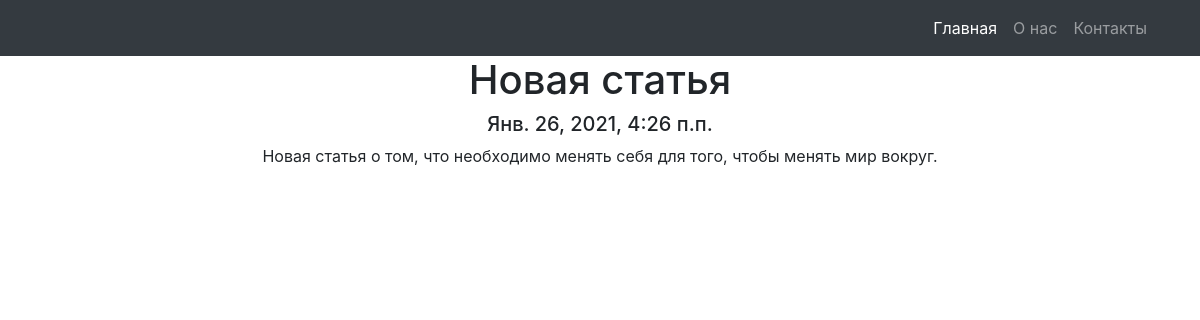
Screenshot of /news/10 with the database file from the repository.
### news/models.py (models this page shows, shortened)
class Post(models.Model):
    author = models.ForeignKey(Author, on_delete=models.CASCADE, verbose_name='Автор')
    NEWS = 'NW'
    ARTICLE = 'AR'
    POST_TYPES = [
        (NEWS, 'News'),
        (ARTICLE, 'Article'),
    ]
    type = models.CharField(max_length=2, choices=POST_TYPES, default=NEWS, verbose_name='Тип')
    created_time = models.DateTimeField(auto_now_add=True, verbose_name='Дата и время')
    category = models.ManyToManyField(Category, through='PostCategory', verbose_name='Категория')
    header = models.CharField(max_length=255, verbose_name='Название')
    article_text = models.TextField(verbose_name='Текст')
    post_raiting = models.IntegerField(default=0, verbose_name='Рейтинг')
    def __str__(self):
        return self.header
    class Meta:
        verbose_name = 'Пост'
        verbose_name_plural = 'Посты'

### news/views.py (the view)
# urls.py: path('<int:pk>', PostDetail.as_view(), name='new'),
class PostDetail(DetailView):
    model = Post
    template_name = 'new.html'
    context_object_name = 'post'

### news/templates/news/new.html (shortened to what this page needs)
{% extends 'flatpages/default.html' %}
{% block content %}
<h1>{{ post }}</h1>
<h5>{{ post.created_time }}</h5>
<p>{{ post.article_text }}</p>
{% endblock content %}

### rows the page displays
Post: header "Новая статья", created_time "Янв. 26, 2021, 4:26 п.п.", article_text "Новая статья о том, что необходимо менять себя для того, чтобы менять мир вокруг."
